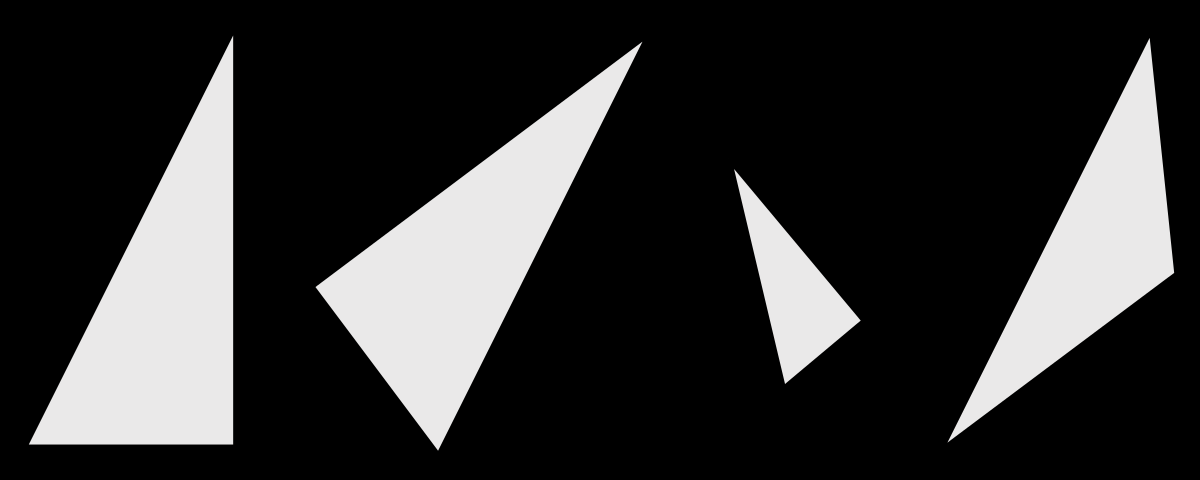
#> input picture project-2/input/orientations.png, 1200 x 480 px, found by its file name
$ jupyter execute --allow-errors proj2.ipynb   (shell and % lines are left out)   (Python 2 division)   (older library calls are emulated)
#> lines starting #> are read from the running program, lines starting #| are printed output that depends on the picture
[cell 1]
import cv2
import numpy as np
import matplotlib.pyplot as plt
from scipy.misc import imresize
from skimage.exposure import rescale_intensity

[cell 2]
img = cv2.imread("/input/orientations.png",0)
#> img: shape (480, 1200); min 0, max 233, mean 49.4
#img = imresize(image, (1024,1024))
##Roberts operator
size = img.shape
#> size = (480, 1200)
r=np.zeros((size[0],size[1]),dtype=np.integer)

for i in range (size[0]):
    for j in range (size[1]):
        r[i,j]=img[i][j]
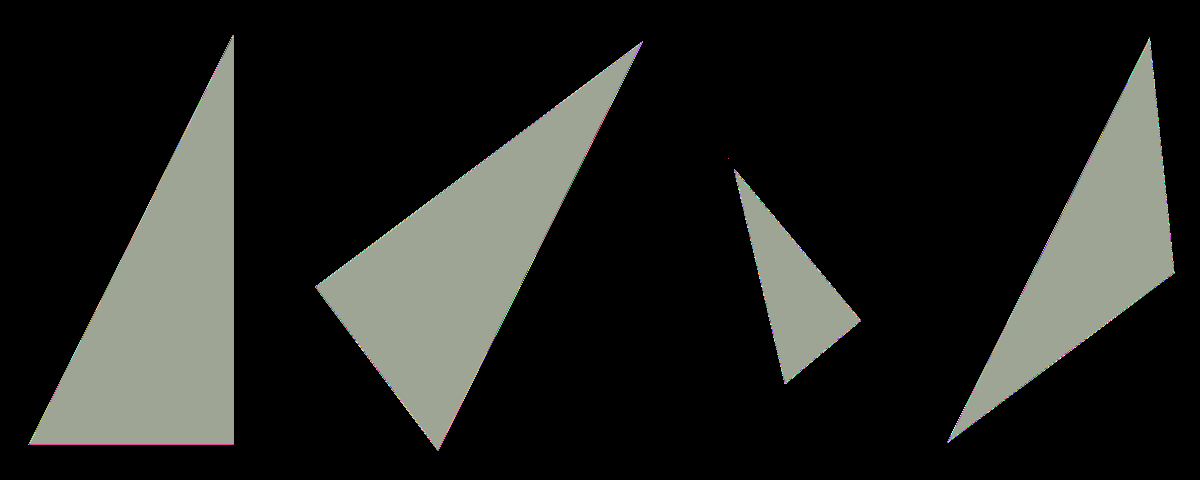
#> r: shape (480, 1200) int64; 234 distinct labels, from 0 to 233; one colour per label, 0 black
gx = np.zeros ((size [0], size [1]), dtype = np.integer)
gy=np.zeros((size[0],size[1]),dtype=np.integer)
g=np.zeros((size[0],size[1]),dtype=np.float)
for i in range (size[0]-1):
    for j in range (size[1]-1):
        gx[i,j]=r[i,j]-r[i+1,j+1]
        gy[i,j]=r[i,j+1]-r[i+1,j]
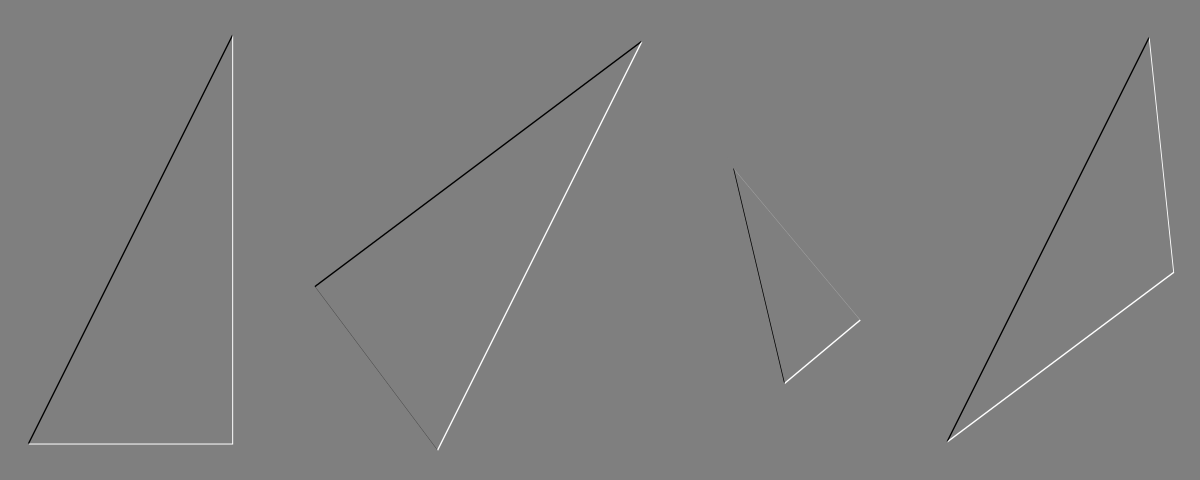
#> gx: shape (480, 1200) int64; min -233, max 233, mean 0; drawn with min black and max white
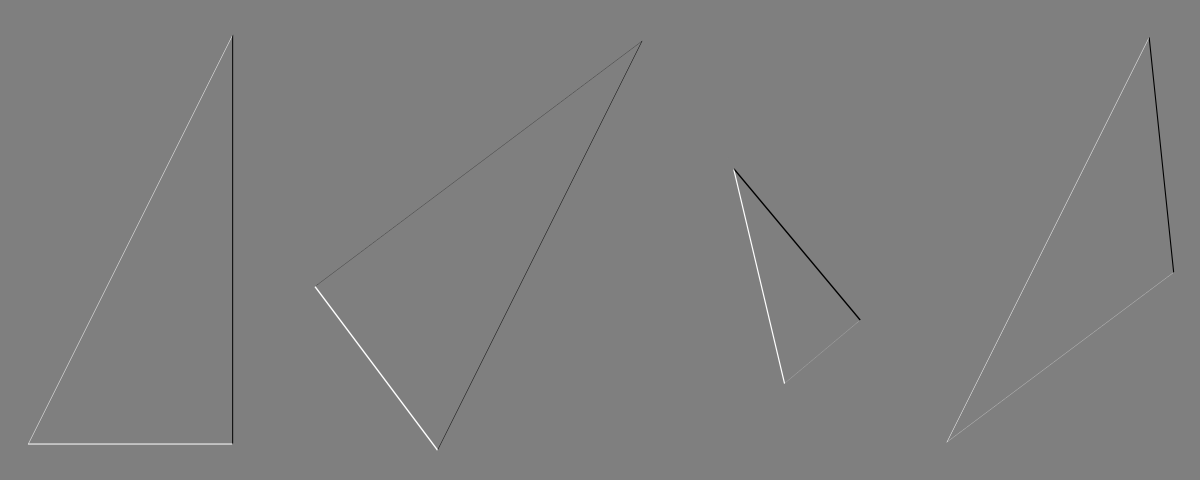
#> gy: shape (480, 1200) int64; min -233, max 233, mean 0; drawn with min black and max white
g=np.sqrt(np.power(gx,2)+np.power(gy,2))
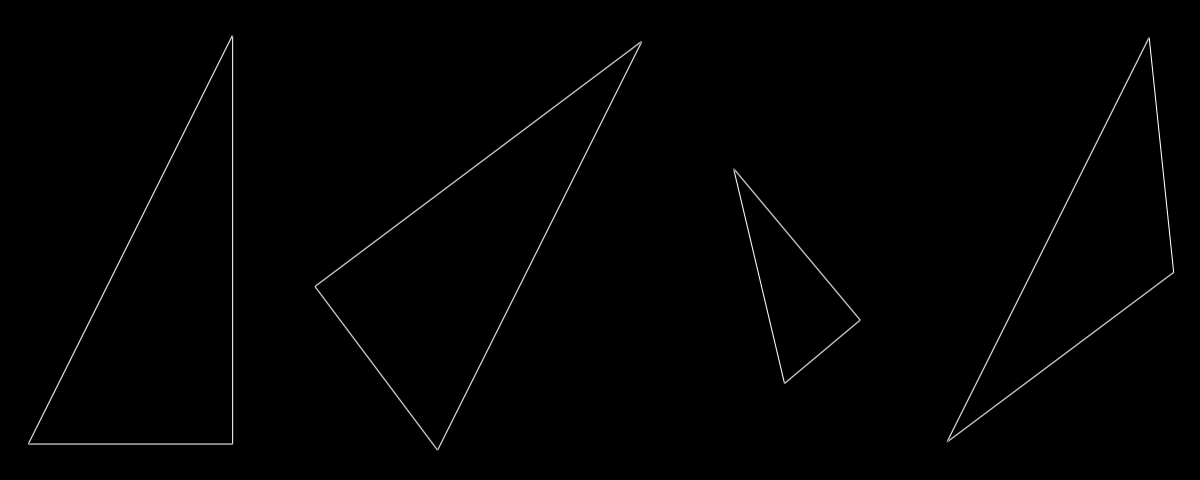
#> g: shape (480, 1200) float64; min 0, max 313, mean 2.1; drawn with min black and max white


plt.figure()
plt.subplot(1, 2, 1)
plt.imshow(img, cmap='gray')
plt.subplot(1, 2, 2)
plt.imshow(g, cmap='gray')
plt.show()

import scipy.misc
scipy.misc.imsave('output/outfile.jpg', g)

[cell 3]
image = cv2.imread("../../Desktop/shapes.jpeg",0)
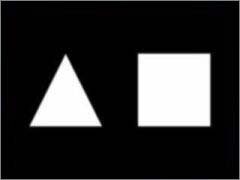
#> input picture project-3/input/shapes.jpeg, 240 x 180 px, found by its file name
#> image: shape (180, 240); min 0, max 255, mean 49.7
def convolve(image, kernel):
    # grab the spatial dimensions of the image, along with
    # the spatial dimensions of the kernel
    (iH, iW) = image.shape[:2]
#> iH = 180; iW = 240
    (kH, kW) = kernel.shape[:2]

    # allocate memory for the output image, taking care to
    # "pad" the borders of the input image so the spatial
    # size (i.e., width and height) are not reduced
    pad = (kW - 1) / 2
    image = cv2.copyMakeBorder(image, pad, pad, pad, pad,cv2.BORDER_REPLICATE)
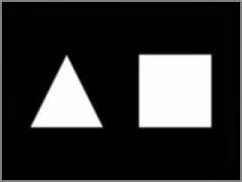
#> image: shape (182, 242); min 0, max 255, mean 51.2
    output = np.zeros((iH, iW), dtype="float32")
    # loop over the input image, "sliding" the kernel across
    # each (x, y)-coordinate from left-to-right and top to
    # bottom
    for y in np.arange(pad, iH + pad):
        for x in np.arange(pad, iW + pad):
            # extract the ROI of the image by extracting the
            # *center* region of the current (x, y)-coordinates
            # dimensions
            roi = image[y - pad:y + pad + 1, x - pad:x + pad + 1]

            # perform the actual convolution by taking the
            # element-wise multiplicate between the ROI and
            # the kernel, then summing the matrix
            k = (roi * kernel).sum()

            # store the convolved value in the output (x,y)-
            # coordinate of the output image
            output[y - pad, x - pad] = k
    output = rescale_intensity(output, in_range=(0, 255))
    output = (output * 255).astype("uint8")

    # return the output image
    return output

[cell 4]
prewitt1 = np.array((
    [-1, 0, 1],
    [-1, 0, 1],
    [-1, 0, 1]), dtype="int")

prewitt2 = np.array((
    [1, 1, 1],
    [0, 0, 0],
    [-1, -1, -1]), dtype="int")

laplacian1 = np.array((
    [0, 1, 0],
    [1, -4, 1],
    [0, 1, 0]), dtype="int")

laplacian2 = np.array((
    [1, 0, 1],
    [0, -4, 0],
    [1, 0, 1]), dtype="int")

sobelX = np.array((
    [-1, 0, 1],
    [-2, 0, 2],
    [-1, 0, 1]), dtype="int")

# construct the Sobel y-axis kernel
sobelY = np.array((
    [-1, -2, -1],
    [0, 0, 0],
    [1, 2, 1]), dtype="int")

kirsch1 = np.array((
    [-1, 0, 1],
    [-1, 0, 1],
    [-1, 0, 1]), dtype="int")

kirsch2 = np.array((
    [1, 1, 1],
    [0, 0, 0],
    [-1, -1, -1]), dtype="int")

kirsch3 = np.array((
    [0, 1, 1],
    [-1, 0, 1],
    [-1, -1, 0]), dtype="int")

kirsch4 = np.array((
    [1, 1, 0],
    [1, 0, -1],
    [0, -1, -1]), dtype="int")

convoleOutput1 = convolve(image, sobelX)
convoleOutput2 = convolve(image, sobelY)

laplace1 = convolve(image,laplacian1)
laplace2 = convolve(image,laplacian2)

pw1 = convolve(image,prewitt1)
pw2 = convolve(image,prewitt2)

k1 = convolve(image,kirsch1)
k2 = convolve(image,kirsch2)
k3 = convolve(image,kirsch3)
#> after the loop in convolve (call 9), `for y in np.arange(pad, iH + pad):`:
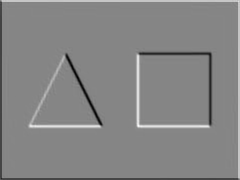
#> output: shape (180, 240) float32; min -527, max 478, mean 0; drawn with min black and max white
k4 = convolve(image,kirsch4)
#> after the loop in convolve (call 10), `for y in np.arange(pad, iH + pad):`:
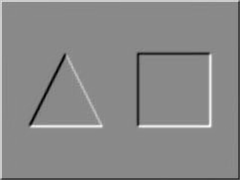
#> output: shape (180, 240) float32; min -517, max 441, mean 0; drawn with min black and max white
#> in convolve (call 10), `output = rescale_intensity(output, in_range=(0, 255))`:
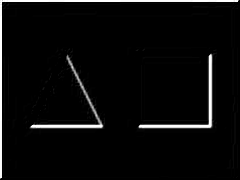
#> output: shape (180, 240) float32; min 0, max 1, mean 0.0403

"""
s = convoleOutput1.shape
g=np.zeros((s[0],s[1]),dtype=np.float)
g=np.sqrt(np.power(convoleOutput1,2)+np.power(convoleOutput2,2)).astype("uint8")
g = rescale_intensity(g, in_range=(0, 255))
g = (g * 255).astype("uint8")
print(g.shape)
"""

[cell 5]
plt.subplot(1, 2, 1)
plt.imshow(image, cmap='gray')
plt.subplot(1, 2, 2)
plt.imshow(convoleOutput1, cmap='gray')
plt.show()

plt.subplot(1, 2, 1)
plt.imshow(image, cmap='gray')
plt.subplot(1, 2, 2)
plt.imshow(np.power(convoleOutput1,2), cmap='gray')
plt.show()

plt.subplot(1, 2, 1)
plt.imshow(image, cmap='gray')
plt.subplot(1, 2, 2)
plt.imshow(convoleOutput2, cmap='gray')
plt.show()


plt.subplot(1, 2, 1)
plt.imshow(image, cmap='gray')
plt.subplot(1, 2, 2)
plt.imshow(np.power(convoleOutput2,2), cmap='gray')
plt.show()

plt.subplot(1, 2, 1)
plt.imshow(image, cmap='gray')
plt.subplot(1, 2, 2)
plt.imshow(np.power(convoleOutput1,2) +np.power(convoleOutput2,2) , cmap='gray')
plt.show()

plt.subplot(1, 2, 1)
plt.imshow(image, cmap='gray')
plt.subplot(1, 2, 2)
plt.imshow(np.sqrt(np.power(convoleOutput1,2) +np.power(convoleOutput2,2)).astype("uint8") , cmap='gray')
plt.show()

[cell 6]
plt.subplot(1, 2, 1)
plt.imshow(image, cmap='gray')
plt.subplot(1, 2, 2)
plt.imshow(laplace1, cmap='gray')
plt.show()

[cell 7]
plt.subplot(1, 2, 1)
plt.imshow(image, cmap='gray')
plt.subplot(1, 2, 2)
plt.imshow(laplace2, cmap='gray')
plt.show()

[cell 8]
plt.subplot(1, 2, 1)
plt.imshow(image, cmap='gray')
plt.subplot(1, 2, 2)
plt.imshow(pw1, cmap='gray')
plt.show()

plt.subplot(1, 2, 1)
plt.imshow(image, cmap='gray')
plt.subplot(1, 2, 2)
plt.imshow(pw2, cmap='gray')
plt.show()

plt.subplot(1, 2, 1)
plt.imshow(image, cmap='gray')
plt.subplot(1, 2, 2)
plt.imshow(np.power(pw1,2), cmap='gray')
plt.show()

plt.subplot(1, 2, 1)
plt.imshow(image, cmap='gray')
plt.subplot(1, 2, 2)
plt.imshow(np.power(pw2,2), cmap='gray')
plt.show()

plt.subplot(1, 2, 1)
plt.imshow(image, cmap='gray')
plt.subplot(1, 2, 2)
plt.imshow(np.sqrt(np.power(pw1,2) +np.power(pw2,2)).astype("uint8") , cmap='gray')
plt.show()
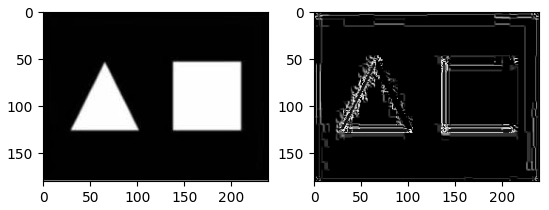
#> figure drawn by matplotlib, 2 panels
